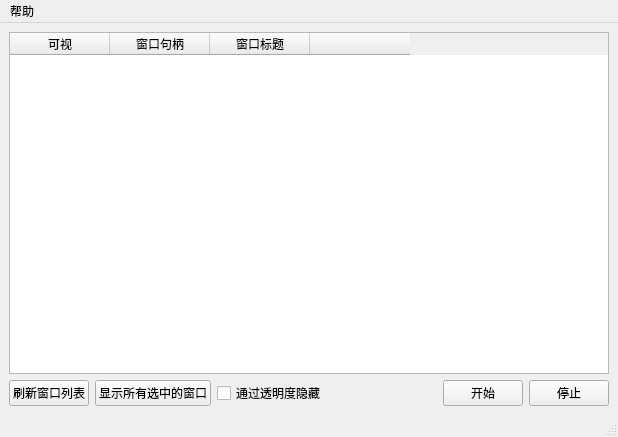
<?xml version="1.0" encoding="UTF-8"?>
<ui version="4.0">
 <class>MainWindow</class>
 <widget class="QMainWindow" name="MainWindow">
  <property name="geometry">
   <rect>
    <x>0</x>
    <y>0</y>
    <width>618</width>
    <height>437</height>
   </rect>
  </property>
  <property name="windowTitle">
   <string>CursorToggleWindow「代码见三」</string>
  </property>
  <property name="windowIcon">
   <iconset resource="CursorToggleWindow.qrc">
    <normaloff>:/img/Assets/32.ico</normaloff>:/img/Assets/32.ico</iconset>
  </property>
  <widget class="QWidget" name="centralwidget">
   <layout class="QVBoxLayout" name="verticalLayout">
    <item>
     <widget class="QTableWidget" name="tableWidgetWindowInfo">
      <property name="styleSheet">
       <string notr="true">/*QHeaderView::down-arrow, QHeaderView::up-arrow {
	height: 3px;
	width: 10px;
	margin-top: 1px;
	padding-top: 0px;
	subcontrol-position: center top;
}*/</string>
      </property>
      <property name="sortingEnabled">
       <bool>true</bool>
      </property>
      <column>
       <property name="text">
        <string>可视</string>
       </property>
      </column>
      <column>
       <property name="text">
        <string>窗口句柄</string>
       </property>
      </column>
      <column>
       <property name="text">
        <string>窗口标题</string>
       </property>
      </column>
      <column>
       <property name="text">
        <string/>
       </property>
      </column>
     </widget>
    </item>
    <item>
     <layout class="QHBoxLayout" name="horizontalLayout">
      <item>
       <widget class="QPushButton" name="pushButtonRefreshTableWidgetWindowInfo">
        <property name="text">
         <string>刷新窗口列表</string>
        </property>
       </widget>
      </item>
      <item>
       <widget class="QPushButton" name="pushButtonShowCheckedWindow">
        <property name="text">
         <string>显示所有选中的窗口</string>
        </property>
       </widget>
      </item>
      <item>
       <widget class="QCheckBox" name="checkBoxHideByTransparency">
        <property name="text">
         <string>通过透明度隐藏</string>
        </property>
       </widget>
      </item>
      <item>
       <spacer name="horizontalSpacer">
        <property name="orientation">
         <enum>Qt::Orientation::Horizontal</enum>
        </property>
        <property name="sizeHint" stdset="0">
         <size>
          <width>40</width>
          <height>20</height>
         </size>
        </property>
       </spacer>
      </item>
      <item>
       <widget class="QPushButton" name="pushButtonStart">
        <property name="text">
         <string>开始</string>
        </property>
       </widget>
      </item>
      <item>
       <widget class="QPushButton" name="pushButtonStop">
        <property name="text">
         <string>停止</string>
        </property>
       </widget>
      </item>
     </layout>
    </item>
   </layout>
  </widget>
  <widget class="QMenuBar" name="menubar">
   <property name="geometry">
    <rect>
     <x>0</x>
     <y>0</y>
     <width>618</width>
     <height>24</height>
    </rect>
   </property>
   <widget class="QMenu" name="menu">
    <property name="title">
     <string>帮助</string>
    </property>
    <addaction name="actionOpenWorkingDir"/>
    <addaction name="actionOpenAppDir"/>
    <addaction name="separator"/>
    <addaction name="actionOpenAboutDialog"/>
   </widget>
   <addaction name="menu"/>
  </widget>
  <widget class="QStatusBar" name="statusbar"/>
  <action name="actionOpenAppDir">
   <property name="text">
    <string>打开安装目录</string>
   </property>
  </action>
  <action name="actionOpenAboutDialog">
   <property name="text">
    <string>关于</string>
   </property>
  </action>
  <action name="actionOpenWorkingDir">
   <property name="text">
    <string>打开工作目录</string>
   </property>
  </action>
 </widget>
 <resources>
  <include location="CursorToggleWindow.qrc"/>
 </resources>
 <connections/>
</ui>
